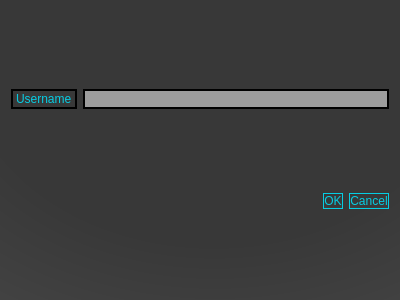
<?xml version="1.0" encoding="UTF-8"?>
<ui version="4.0">
 <class>Change_Username</class>
 <widget class="QDialog" name="Change_Username">
  <property name="geometry">
   <rect>
    <x>0</x>
    <y>0</y>
    <width>400</width>
    <height>300</height>
   </rect>
  </property>
  <property name="windowTitle">
   <string>Change Username</string>
  </property>
  <property name="styleSheet">
   <string notr="true">background-color: qradialgradient(spread:pad, cx:0.545, cy:0.0568182, radius:1.39, fx:0.528249, fy:0.33, stop:0.431818 rgba(56, 56, 56, 255), stop:1 rgba(75, 75, 75, 255));
</string>
  </property>
  <layout class="QGridLayout" name="gridLayout">
   <item row="0" column="0">
    <widget class="QLabel" name="label">
     <property name="styleSheet">
      <string notr="true">font: 75 20pt &quot;MS Shell Dlg 2&quot;;
border: 2px solid rgb(0, 0, 0);
color: rgb(6, 205, 227);
background-color: rgb(56, 56, 56);</string>
     </property>
     <property name="text">
      <string>Username</string>
     </property>
    </widget>
   </item>
   <item row="0" column="1">
    <widget class="QLineEdit" name="lineEdit">
     <property name="styleSheet">
      <string notr="true">font: 75 20pt &quot;MS Shell Dlg 2&quot;;
border: 2px solid rgb(0, 0, 0);
color: rgb(5, 153, 167);
background-color: rgb(156, 156, 156);</string>
     </property>
     <property name="text">
      <string/>
     </property>
    </widget>
   </item>
   <item row="2" column="1">
    <widget class="QDialogButtonBox" name="buttonBox">
     <property name="styleSheet">
      <string notr="true">QPushButton
                             {
                            background-color: qlineargradient(spread:pad, x1:0.511, y1:0.727, 		x2:0.528, y2:0, stop:0.431818 rgba(31, 31, 31, 255), stop:1 rgba(75, 75, 75, 255));
font: 20pt &quot;High Tower Text&quot;;
color: rgb(6, 205, 227);
border: 1px solid rgb(6, 205, 227);
                             }
                             QPushButton::hover {
							
background-color: qradialgradient(spread:pad, cx:0.545, cy:0.0568182, radius:1.39, fx:0.528249, fy:0.33, stop:0.420455 rgba(75, 75, 75, 255), stop:1 rgba(56, 56, 56, 255));
}


                             QPushButton::pressed
                             {
                             
	background-color: qradialgradient(spread:pad, cx:0.545, cy:0.0568182, radius:1.39, fx:0.528249, fy:0.33, stop:0.431818 rgba(110, 110, 110, 255), stop:1 rgba(99, 99, 99, 255));
                             }

</string>
     </property>
     <property name="orientation">
      <enum>Qt::Horizontal</enum>
     </property>
     <property name="standardButtons">
      <set>QDialogButtonBox::Cancel|QDialogButtonBox::Ok</set>
     </property>
    </widget>
   </item>
  </layout>
 </widget>
 <resources/>
 <connections>
  <connection>
   <sender>buttonBox</sender>
   <signal>accepted()</signal>
   <receiver>Change_Username</receiver>
   <slot>accept()</slot>
   <hints>
    <hint type="sourcelabel">
     <x>248</x>
     <y>254</y>
    </hint>
    <hint type="destinationlabel">
     <x>157</x>
     <y>274</y>
    </hint>
   </hints>
  </connection>
  <connection>
   <sender>buttonBox</sender>
   <signal>rejected()</signal>
   <receiver>Change_Username</receiver>
   <slot>reject()</slot>
   <hints>
    <hint type="sourcelabel">
     <x>316</x>
     <y>260</y>
    </hint>
    <hint type="destinationlabel">
     <x>286</x>
     <y>274</y>
    </hint>
   </hints>
  </connection>
 </connections>
</ui>
